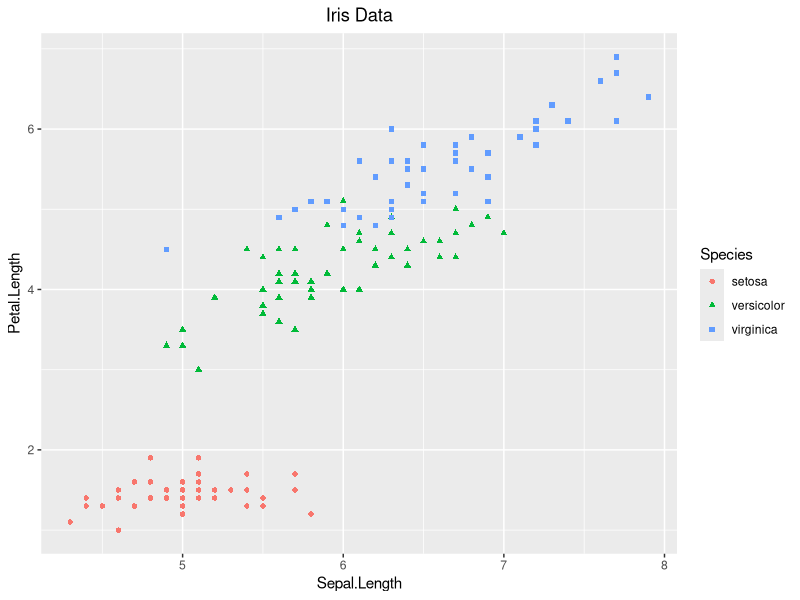
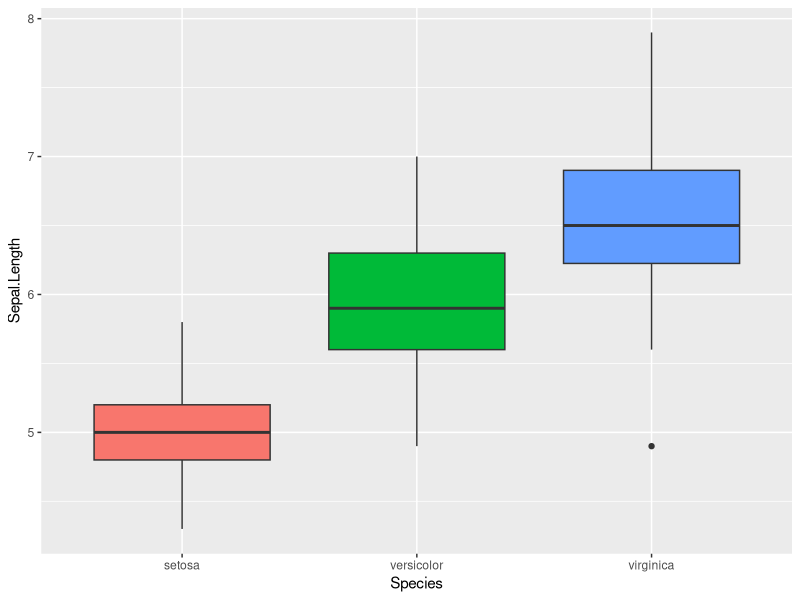
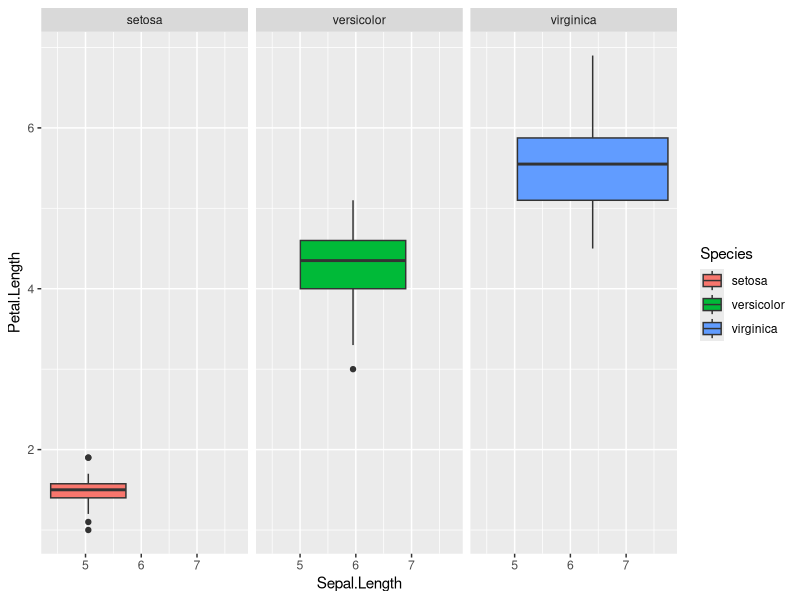

The R script that drew these images, in order:
## ---- chunk 1
knitr::opts_chunk$set(echo = TRUE, error = TRUE)
## ---- chunk 2
data(iris)
summary(iris)

## ---- chunk 3
library(ggplot2)
## ---- chunk 4
ggplot(iris, aes(x=Sepal.Length, y=Petal.Length, shape = Species, color = Species)) + 
   geom_point() + 
   ggtitle("Iris Data") + 
   theme(plot.title = element_text(hjust = 0.5))
## ---- chunk 5
ggplot(iris, aes(x = Species, y=Sepal.Length, fill=Species)) + geom_boxplot() + theme(legend.position = "none")
## ---- chunk 6
ggplot(iris, aes(x = Sepal.Length, y=Petal.Length, fill=Species))+geom_boxplot() + facet_wrap(~Species)

